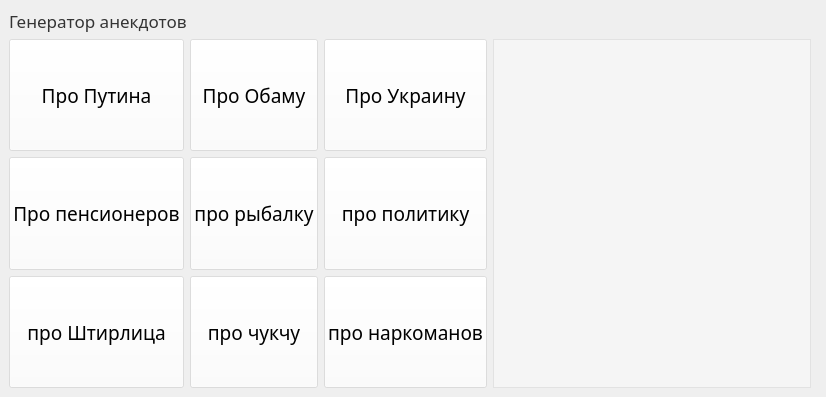
<?xml version="1.0" encoding="UTF-8"?>
<ui version="4.0">
 <class>MainWindow</class>
 <widget class="QMainWindow" name="MainWindow">
  <property name="geometry">
   <rect>
    <x>0</x>
    <y>0</y>
    <width>826</width>
    <height>397</height>
   </rect>
  </property>
  <property name="minimumSize">
   <size>
    <width>826</width>
    <height>397</height>
   </size>
  </property>
  <property name="maximumSize">
   <size>
    <width>826</width>
    <height>397</height>
   </size>
  </property>
  <property name="font">
   <font>
    <family>Rubik</family>
    <pointsize>13</pointsize>
    <bold>false</bold>
   </font>
  </property>
  <property name="windowTitle">
   <string>MainWindow</string>
  </property>
  <property name="styleSheet">
   <string notr="true">
QWidget {
	font-family: Rubik;
	font-size: 13pt;
	font-weight: 300;
}

QPushButton {
	background-color: rgba(255, 255, 255, 100);
	border-color: 2px solid rgba(255, 238, 0, 150);

	font-size: 14pt;
	text-align: center;
}

QPushButton:hover {
	background-color: rgb(239, 239, 239, 100);
	border-color: 2px solid rgba(255, 238, 0, 150);
}

QPushButton:pressed {
	

	background-color: rgba(232, 232, 232, 100);
}
QPlainTextEdit{
	border-color: 2px solid rgba(255, 238, 0, 150);
}

QWidget[objectName = &quot;centralwidget&quot;]{
	
	image: url(:/newPrefix/pngwing.com(3).png);
}




</string>
  </property>
  <widget class="QWidget" name="centralwidget">
   <property name="styleSheet">
    <string notr="true"/>
   </property>
   <layout class="QGridLayout" name="gridLayout_2">
    <item row="1" column="1">
     <widget class="QPlainTextEdit" name="plainTextEdit">
      <property name="font">
       <font>
        <family>Rubik</family>
        <pointsize>13</pointsize>
        <bold>false</bold>
       </font>
      </property>
      <property name="autoFillBackground">
       <bool>false</bool>
      </property>
      <property name="styleSheet">
       <string notr="true">background-color: rgba(255, 255, 255, 100);</string>
      </property>
      <property name="readOnly">
       <bool>true</bool>
      </property>
      <property name="plainText">
       <string/>
      </property>
     </widget>
    </item>
    <item row="0" column="0" colspan="3">
     <widget class="QLabel" name="label">
      <property name="sizePolicy">
       <sizepolicy hsizetype="Preferred" vsizetype="Preferred">
        <horstretch>0</horstretch>
        <verstretch>0</verstretch>
       </sizepolicy>
      </property>
      <property name="styleSheet">
       <string notr="true">font: 16px &quot;Rubic&quot;;
color:rgba(0, 0, 0, 200);</string>
      </property>
      <property name="text">
       <string>Генератор анекдотов</string>
      </property>
      <property name="textFormat">
       <enum>Qt::PlainText</enum>
      </property>
      <property name="scaledContents">
       <bool>false</bool>
      </property>
      <property name="alignment">
       <set>Qt::AlignLeading|Qt::AlignLeft|Qt::AlignVCenter</set>
      </property>
      <property name="wordWrap">
       <bool>false</bool>
      </property>
     </widget>
    </item>
    <item row="1" column="0">
     <layout class="QGridLayout" name="gridLayout">
      <item row="2" column="1">
       <widget class="QPushButton" name="pushButton_6">
        <property name="enabled">
         <bool>true</bool>
        </property>
        <property name="sizePolicy">
         <sizepolicy hsizetype="Expanding" vsizetype="Expanding">
          <horstretch>0</horstretch>
          <verstretch>0</verstretch>
         </sizepolicy>
        </property>
        <property name="text">
         <string>про рыбалку</string>
        </property>
       </widget>
      </item>
      <item row="5" column="1">
       <widget class="QPushButton" name="pushButton_3">
        <property name="enabled">
         <bool>true</bool>
        </property>
        <property name="sizePolicy">
         <sizepolicy hsizetype="Expanding" vsizetype="Expanding">
          <horstretch>0</horstretch>
          <verstretch>0</verstretch>
         </sizepolicy>
        </property>
        <property name="text">
         <string>про чукчу</string>
        </property>
       </widget>
      </item>
      <item row="5" column="2">
       <widget class="QPushButton" name="pushButton_9">
        <property name="enabled">
         <bool>true</bool>
        </property>
        <property name="sizePolicy">
         <sizepolicy hsizetype="Expanding" vsizetype="Expanding">
          <horstretch>0</horstretch>
          <verstretch>0</verstretch>
         </sizepolicy>
        </property>
        <property name="text">
         <string>про наркоманов</string>
        </property>
       </widget>
      </item>
      <item row="2" column="2">
       <widget class="QPushButton" name="pushButton_2">
        <property name="enabled">
         <bool>true</bool>
        </property>
        <property name="sizePolicy">
         <sizepolicy hsizetype="Expanding" vsizetype="Expanding">
          <horstretch>0</horstretch>
          <verstretch>0</verstretch>
         </sizepolicy>
        </property>
        <property name="text">
         <string>про политику</string>
        </property>
       </widget>
      </item>
      <item row="2" column="0">
       <widget class="QPushButton" name="pushButton_5">
        <property name="enabled">
         <bool>true</bool>
        </property>
        <property name="sizePolicy">
         <sizepolicy hsizetype="Expanding" vsizetype="Expanding">
          <horstretch>0</horstretch>
          <verstretch>0</verstretch>
         </sizepolicy>
        </property>
        <property name="styleSheet">
         <string notr="true"/>
        </property>
        <property name="text">
         <string>Про пенсионеров</string>
        </property>
       </widget>
      </item>
      <item row="5" column="0">
       <widget class="QPushButton" name="pushButton_4">
        <property name="enabled">
         <bool>true</bool>
        </property>
        <property name="sizePolicy">
         <sizepolicy hsizetype="Expanding" vsizetype="Expanding">
          <horstretch>0</horstretch>
          <verstretch>0</verstretch>
         </sizepolicy>
        </property>
        <property name="text">
         <string>про Штирлица</string>
        </property>
       </widget>
      </item>
      <item row="0" column="1">
       <widget class="QPushButton" name="pushButton_8">
        <property name="enabled">
         <bool>true</bool>
        </property>
        <property name="sizePolicy">
         <sizepolicy hsizetype="Expanding" vsizetype="Expanding">
          <horstretch>0</horstretch>
          <verstretch>0</verstretch>
         </sizepolicy>
        </property>
        <property name="text">
         <string>Про Обаму</string>
        </property>
       </widget>
      </item>
      <item row="0" column="2">
       <widget class="QPushButton" name="pushButton_7">
        <property name="enabled">
         <bool>true</bool>
        </property>
        <property name="sizePolicy">
         <sizepolicy hsizetype="Expanding" vsizetype="Expanding">
          <horstretch>0</horstretch>
          <verstretch>0</verstretch>
         </sizepolicy>
        </property>
        <property name="text">
         <string>Про Украину</string>
        </property>
        <property name="iconSize">
         <size>
          <width>16</width>
          <height>16</height>
         </size>
        </property>
        <property name="autoDefault">
         <bool>false</bool>
        </property>
        <property name="default">
         <bool>false</bool>
        </property>
        <property name="flat">
         <bool>false</bool>
        </property>
       </widget>
      </item>
      <item row="0" column="0">
       <widget class="QPushButton" name="pushButton_10">
        <property name="enabled">
         <bool>true</bool>
        </property>
        <property name="sizePolicy">
         <sizepolicy hsizetype="Expanding" vsizetype="Expanding">
          <horstretch>0</horstretch>
          <verstretch>0</verstretch>
         </sizepolicy>
        </property>
        <property name="text">
         <string>Про Путина</string>
        </property>
       </widget>
      </item>
     </layout>
    </item>
   </layout>
  </widget>
 </widget>
 <resources>
  <include location="background.qrc"/>
 </resources>
 <connections/>
</ui>
